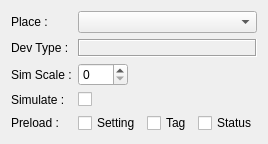
   <widget class="QWidget" name="formLayoutWidget">
    <property name="geometry">
     <rect>
      <x>10</x>
      <y>50</y>
      <width>243</width>
      <height>131</height>
     </rect>
    </property>
    <layout class="QFormLayout" name="formLayout">
     <item row="0" column="0">
      <widget class="QLabel" name="lblDevDesc01">
       <property name="text">
        <string>Place :</string>
       </property>
      </widget>
     </item>
     <item row="0" column="1">
      <widget class="QComboBox" name="cmbPlace"/>
     </item>
     <item row="1" column="0">
      <widget class="QLabel" name="lblDevDesc02">
       <property name="text">
        <string>Dev Type :</string>
       </property>
      </widget>
     </item>
     <item row="1" column="1">
      <widget class="QLabel" name="lblDeviceType">
       <property name="frameShape">
        <enum>QFrame::Box</enum>
       </property>
       <property name="frameShadow">
        <enum>QFrame::Sunken</enum>
       </property>
       <property name="text">
        <string/>
       </property>
      </widget>
     </item>
     <item row="2" column="0">
      <widget class="QLabel" name="lblDevDesc04">
       <property name="text">
        <string>Sim Scale :</string>
       </property>
      </widget>
     </item>
     <item row="2" column="1">
      <widget class="QSpinBox" name="spnSimScale">
       <property name="maximumSize">
        <size>
         <width>50</width>
         <height>16777215</height>
        </size>
       </property>
      </widget>
     </item>
     <item row="3" column="0">
      <widget class="QLabel" name="lblDevDesc05">
       <property name="text">
        <string>Simulate :</string>
       </property>
      </widget>
     </item>
     <item row="3" column="1">
      <widget class="QCheckBox" name="chkSimulate">
       <property name="text">
        <string/>
       </property>
      </widget>
     </item>
     <item row="4" column="0">
      <widget class="QLabel" name="lblPreloadDesc">
       <property name="text">
        <string>Preload :</string>
       </property>
      </widget>
     </item>
     <item row="4" column="1">
      <layout class="QHBoxLayout" name="horizontalLayout_13">
       <item>
        <widget class="QCheckBox" name="chkPreloadSettings">
         <property name="text">
          <string>Setting</string>
         </property>
        </widget>
       </item>
       <item>
        <widget class="QCheckBox" name="chkPreloadAnalog">
         <property name="text">
          <string>Tag</string>
         </property>
        </widget>
       </item>
       <item>
        <widget class="QCheckBox" name="chkPreloadStatus">
         <property name="text">
          <string>Status</string>
         </property>
        </widget>
       </item>
      </layout>
     </item>
    </layout>
   </widget>
